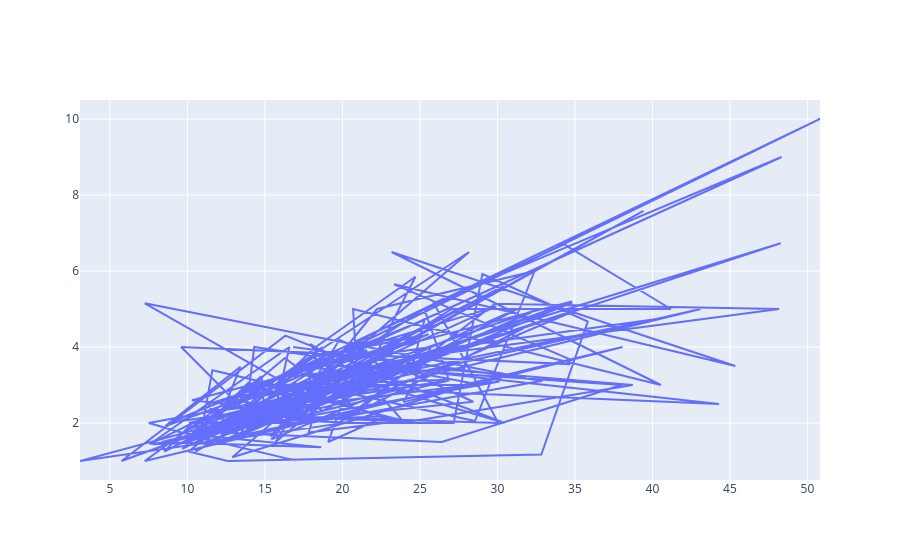

Notebook source saved alongside this figure:
### Code cell
# creating a line chart of the above data
fig = go.Figure()
fig.add_trace(go.Scatter(x=tips.total_bill, y=tips.tip, mode='lines'))
# practically this'll make no sense (line chart/graph is not sutable for this data)

### Figure 1 — Plotly figure (JSON) as saved in the notebook; plotly's stock layout.template omitted (floating-point values rounded to 4 significant figures; data arrays with more than 128 entries replaced by an {"elided": "..."} marker saying what was removed)
{"data": [{"mode": "lines", "type": "scatter", "x": {"elided": "244 float values"}, "y": {"elided": "244 float values"}}], "layout": {}}
